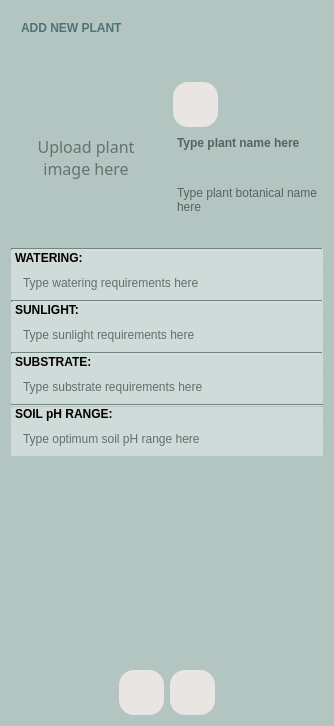
<?xml version="1.0" encoding="UTF-8"?>
<ui version="4.0">
 <class>Form_add</class>
 <widget class="QWidget" name="Form_add">
  <property name="geometry">
   <rect>
    <x>0</x>
    <y>0</y>
    <width>334</width>
    <height>726</height>
   </rect>
  </property>
  <property name="sizePolicy">
   <sizepolicy hsizetype="Minimum" vsizetype="Minimum">
    <horstretch>0</horstretch>
    <verstretch>0</verstretch>
   </sizepolicy>
  </property>
  <property name="windowTitle">
   <string>Form</string>
  </property>
  <property name="styleSheet">
   <string notr="true">background-color: #b2c5c0;</string>
  </property>
  <layout class="QVBoxLayout" name="verticalLayout">
   <item>
    <layout class="QHBoxLayout" name="horizontalLayout_2">
     <property name="sizeConstraint">
      <enum>QLayout::SetDefaultConstraint</enum>
     </property>
     <property name="bottomMargin">
      <number>15</number>
     </property>
     <item alignment="Qt::AlignLeft|Qt::AlignTop">
      <widget class="QLabel" name="label_about_add">
       <property name="sizePolicy">
        <sizepolicy hsizetype="Preferred" vsizetype="Preferred">
         <horstretch>0</horstretch>
         <verstretch>0</verstretch>
        </sizepolicy>
       </property>
       <property name="minimumSize">
        <size>
         <width>0</width>
         <height>50</height>
        </size>
       </property>
       <property name="styleSheet">
        <string notr="true">font: 13pt &quot;Candara&quot;;
font-weight:bold;
padding: 7px;
color: #4F7375</string>
       </property>
       <property name="text">
        <string>ADD NEW PLANT</string>
       </property>
       <property name="alignment">
        <set>Qt::AlignLeading|Qt::AlignLeft|Qt::AlignTop</set>
       </property>
      </widget>
     </item>
    </layout>
   </item>
   <item>
    <layout class="QHBoxLayout" name="horizontalLayout">
     <property name="spacing">
      <number>0</number>
     </property>
     <property name="sizeConstraint">
      <enum>QLayout::SetDefaultConstraint</enum>
     </property>
     <item alignment="Qt::AlignLeft">
      <widget class="QLabel" name="plant_image_add">
       <property name="sizePolicy">
        <sizepolicy hsizetype="Fixed" vsizetype="Preferred">
         <horstretch>0</horstretch>
         <verstretch>0</verstretch>
        </sizepolicy>
       </property>
       <property name="minimumSize">
        <size>
         <width>150</width>
         <height>150</height>
        </size>
       </property>
       <property name="font">
        <font>
         <family>Candara</family>
         <pointsize>12</pointsize>
         <weight>50</weight>
         <italic>false</italic>
         <bold>false</bold>
        </font>
       </property>
       <property name="styleSheet">
        <string notr="true">background-position: center; 
background-repeat: no-repeat; 
background-clip: border-box; 
border-radius: 40px;

color: #69716F;



 </string>
       </property>
       <property name="text">
        <string>Upload plant       image here</string>
       </property>
       <property name="scaledContents">
        <bool>false</bool>
       </property>
       <property name="alignment">
        <set>Qt::AlignCenter</set>
       </property>
       <property name="wordWrap">
        <bool>true</bool>
       </property>
      </widget>
     </item>
     <item>
      <layout class="QVBoxLayout" name="verticalLayout_2">
       <property name="spacing">
        <number>0</number>
       </property>
       <property name="sizeConstraint">
        <enum>QLayout::SetFixedSize</enum>
       </property>
       <item alignment="Qt::AlignLeft|Qt::AlignTop">
        <widget class="QPushButton" name="upload_plant_image_add">
         <property name="minimumSize">
          <size>
           <width>45</width>
           <height>45</height>
          </size>
         </property>
         <property name="maximumSize">
          <size>
           <width>45</width>
           <height>45</height>
          </size>
         </property>
         <property name="styleSheet">
          <string notr="true">QPushButton#upload_plant_image_add{
	background-color: #E9E5E3;
	border-radius: 15px;
	font: 12pt &quot;Candara&quot;;

	
}

QPushButton#upload_plant_image_add:hover{
	background-color: #D1CECC;
}

QPushButton#upload_plant_image_add:pressed{
	background-color: #E9E5E3;
	border: 4px solid #D1CECC;
	
}</string>
         </property>
         <property name="text">
          <string/>
         </property>
         <property name="icon">
          <iconset>
           <normaloff>upload.png</normaloff>upload.png</iconset>
         </property>
         <property name="iconSize">
          <size>
           <width>20</width>
           <height>20</height>
          </size>
         </property>
        </widget>
       </item>
       <item alignment="Qt::AlignBottom">
        <widget class="QTextEdit" name="plant_name_add">
         <property name="sizePolicy">
          <sizepolicy hsizetype="Preferred" vsizetype="Minimum">
           <horstretch>0</horstretch>
           <verstretch>0</verstretch>
          </sizepolicy>
         </property>
         <property name="minimumSize">
          <size>
           <width>0</width>
           <height>50</height>
          </size>
         </property>
         <property name="maximumSize">
          <size>
           <width>150</width>
           <height>50</height>
          </size>
         </property>
         <property name="styleSheet">
          <string notr="true">font: 13pt &quot;Candara&quot;;
font-weight: bold;
</string>
         </property>
         <property name="frameShape">
          <enum>QFrame::NoFrame</enum>
         </property>
         <property name="frameShadow">
          <enum>QFrame::Plain</enum>
         </property>
         <property name="placeholderText">
          <string>Type plant name here</string>
         </property>
        </widget>
       </item>
       <item alignment="Qt::AlignBottom">
        <widget class="QTextEdit" name="botanical_name_add">
         <property name="sizePolicy">
          <sizepolicy hsizetype="Preferred" vsizetype="Minimum">
           <horstretch>0</horstretch>
           <verstretch>0</verstretch>
          </sizepolicy>
         </property>
         <property name="maximumSize">
          <size>
           <width>150</width>
           <height>50</height>
          </size>
         </property>
         <property name="styleSheet">
          <string notr="true">border-radius: 1px;
font: 10pt &quot;Candara&quot;;
</string>
         </property>
         <property name="frameShape">
          <enum>QFrame::NoFrame</enum>
         </property>
         <property name="frameShadow">
          <enum>QFrame::Plain</enum>
         </property>
         <property name="placeholderText">
          <string>Type plant botanical name here</string>
         </property>
        </widget>
       </item>
      </layout>
     </item>
    </layout>
   </item>
   <item>
    <layout class="QVBoxLayout" name="verticalLayout_2_add">
     <property name="spacing">
      <number>0</number>
     </property>
     <property name="sizeConstraint">
      <enum>QLayout::SetDefaultConstraint</enum>
     </property>
     <property name="topMargin">
      <number>10</number>
     </property>
     <item>
      <widget class="Line" name="line">
       <property name="lineWidth">
        <number>2</number>
       </property>
       <property name="orientation">
        <enum>Qt::Horizontal</enum>
       </property>
      </widget>
     </item>
     <item>
      <widget class="QLabel" name="label">
       <property name="sizePolicy">
        <sizepolicy hsizetype="Preferred" vsizetype="Preferred">
         <horstretch>0</horstretch>
         <verstretch>0</verstretch>
        </sizepolicy>
       </property>
       <property name="maximumSize">
        <size>
         <width>16777215</width>
         <height>30</height>
        </size>
       </property>
       <property name="styleSheet">
        <string notr="true">background-color: #CFDBD8;
border-radius: 10px;
font: 11pt &quot;Candara&quot;;
font-weight: bold;
padding-left: 1px;
text-align: left;

</string>
       </property>
       <property name="text">
        <string>WATERING:</string>
       </property>
       <property name="textFormat">
        <enum>Qt::AutoText</enum>
       </property>
      </widget>
     </item>
     <item>
      <widget class="QLineEdit" name="watering_info_add">
       <property name="minimumSize">
        <size>
         <width>0</width>
         <height>35</height>
        </size>
       </property>
       <property name="styleSheet">
        <string notr="true">background-color: #CFDBD8;
border-radius: 1px;
font: 12pt &quot;Candara&quot;;
padding-left: 10px</string>
       </property>
       <property name="frame">
        <bool>false</bool>
       </property>
       <property name="placeholderText">
        <string>Type watering requirements here</string>
       </property>
      </widget>
     </item>
     <item>
      <widget class="Line" name="line_2">
       <property name="windowModality">
        <enum>Qt::NonModal</enum>
       </property>
       <property name="lineWidth">
        <number>2</number>
       </property>
       <property name="orientation">
        <enum>Qt::Horizontal</enum>
       </property>
      </widget>
     </item>
     <item>
      <widget class="QLabel" name="label_2">
       <property name="maximumSize">
        <size>
         <width>16777215</width>
         <height>30</height>
        </size>
       </property>
       <property name="styleSheet">
        <string notr="true">background-color: #CFDBD8;
border-radius: 10px;
font: 11pt &quot;Candara&quot;;
font-weight: bold;
padding-left: 1px;
text-align: left;</string>
       </property>
       <property name="text">
        <string>SUNLIGHT:</string>
       </property>
      </widget>
     </item>
     <item>
      <widget class="QLineEdit" name="sunlight_info_add">
       <property name="minimumSize">
        <size>
         <width>0</width>
         <height>35</height>
        </size>
       </property>
       <property name="styleSheet">
        <string notr="true">background-color: #CFDBD8;
border-radius: 1px;
font: 12pt &quot;Candara&quot;;
padding-left: 10px</string>
       </property>
       <property name="frame">
        <bool>false</bool>
       </property>
       <property name="placeholderText">
        <string>Type sunlight requirements here</string>
       </property>
      </widget>
     </item>
     <item>
      <widget class="Line" name="line_3">
       <property name="lineWidth">
        <number>2</number>
       </property>
       <property name="orientation">
        <enum>Qt::Horizontal</enum>
       </property>
      </widget>
     </item>
     <item>
      <widget class="QLabel" name="label_3">
       <property name="maximumSize">
        <size>
         <width>16777215</width>
         <height>30</height>
        </size>
       </property>
       <property name="styleSheet">
        <string notr="true">background-color: #CFDBD8;
border-radius: 10px;
font: 11pt &quot;Candara&quot;;
font-weight: bold;
padding-left: 1px;
text-align: left;</string>
       </property>
       <property name="text">
        <string>SUBSTRATE:</string>
       </property>
      </widget>
     </item>
     <item>
      <widget class="QLineEdit" name="substrate_info_add">
       <property name="minimumSize">
        <size>
         <width>0</width>
         <height>35</height>
        </size>
       </property>
       <property name="styleSheet">
        <string notr="true">background-color: #CFDBD8;
border-radius: 1px;
font: 12pt &quot;Candara&quot;;
padding-left: 10px</string>
       </property>
       <property name="text">
        <string/>
       </property>
       <property name="frame">
        <bool>false</bool>
       </property>
       <property name="placeholderText">
        <string>Type substrate requirements here</string>
       </property>
      </widget>
     </item>
     <item>
      <widget class="Line" name="line_4">
       <property name="frameShadow">
        <enum>QFrame::Sunken</enum>
       </property>
       <property name="lineWidth">
        <number>1</number>
       </property>
       <property name="orientation">
        <enum>Qt::Horizontal</enum>
       </property>
      </widget>
     </item>
     <item>
      <widget class="QLabel" name="label_4">
       <property name="minimumSize">
        <size>
         <width>0</width>
         <height>0</height>
        </size>
       </property>
       <property name="maximumSize">
        <size>
         <width>16777215</width>
         <height>30</height>
        </size>
       </property>
       <property name="styleSheet">
        <string notr="true">background-color: #CFDBD8;
border-radius: 10px;
font: 11pt &quot;Candara&quot;;
font-weight: bold;
padding-left: 1px;
text-align: left;</string>
       </property>
       <property name="text">
        <string>SOIL pH RANGE:</string>
       </property>
      </widget>
     </item>
     <item>
      <widget class="QLineEdit" name="ph_info_add">
       <property name="minimumSize">
        <size>
         <width>0</width>
         <height>35</height>
        </size>
       </property>
       <property name="styleSheet">
        <string notr="true">background-color: #CFDBD8;
border-radius: 1px;
font: 12pt &quot;Candara&quot;;
padding-left: 10px</string>
       </property>
       <property name="frame">
        <bool>false</bool>
       </property>
       <property name="placeholderText">
        <string>Type optimum soil pH range here</string>
       </property>
      </widget>
     </item>
     <item>
      <spacer name="verticalSpacer">
       <property name="orientation">
        <enum>Qt::Vertical</enum>
       </property>
       <property name="sizeHint" stdset="0">
        <size>
         <width>20</width>
         <height>40</height>
        </size>
       </property>
      </spacer>
     </item>
     <item>
      <widget class="QLabel" name="info_add">
       <property name="styleSheet">
        <string notr="true">font: 13pt &quot;Candara&quot;;
padding: 7px;
color: #BD523F;
qproperty-alignment: AlignCenter;</string>
       </property>
       <property name="text">
        <string/>
       </property>
       <property name="wordWrap">
        <bool>true</bool>
       </property>
      </widget>
     </item>
     <item>
      <layout class="QHBoxLayout" name="horizontalLayout_3">
       <property name="spacing">
        <number>6</number>
       </property>
       <property name="topMargin">
        <number>0</number>
       </property>
       <item alignment="Qt::AlignRight|Qt::AlignTop">
        <widget class="QPushButton" name="discard_button_add">
         <property name="minimumSize">
          <size>
           <width>45</width>
           <height>45</height>
          </size>
         </property>
         <property name="maximumSize">
          <size>
           <width>45</width>
           <height>45</height>
          </size>
         </property>
         <property name="styleSheet">
          <string notr="true">QPushButton#discard_button_add{
	background-color: #E9E5E3;
	border-radius: 15px;
	font: 12pt &quot;Candara&quot;;


	
}

QPushButton#discard_button_add:hover{
	background-color: #D1CECC;
}

QPushButton#discard_button_add:pressed{
	background-color: #E9E5E3;
	border: 4px solid #D1CECC;
	
}</string>
         </property>
         <property name="text">
          <string/>
         </property>
         <property name="icon">
          <iconset>
           <normaloff>close.png</normaloff>close.png</iconset>
         </property>
         <property name="iconSize">
          <size>
           <width>28</width>
           <height>25</height>
          </size>
         </property>
        </widget>
       </item>
       <item alignment="Qt::AlignLeft|Qt::AlignTop">
        <widget class="QPushButton" name="save_button_add">
         <property name="minimumSize">
          <size>
           <width>45</width>
           <height>45</height>
          </size>
         </property>
         <property name="maximumSize">
          <size>
           <width>45</width>
           <height>45</height>
          </size>
         </property>
         <property name="styleSheet">
          <string notr="true">QPushButton#save_button_add{
	background-color: #E9E5E3;
	border-radius: 15px;
	font: 12pt &quot;Candara&quot;;
	
}

QPushButton#save_button_add:hover{
	background-color: #D1CECC;
}

QPushButton#save_button_add:pressed{
	background-color: #E9E5E3;
	border: 4px solid #D1CECC;
	
}</string>
         </property>
         <property name="text">
          <string/>
         </property>
         <property name="icon">
          <iconset>
           <normaloff>check.png</normaloff>check.png</iconset>
         </property>
         <property name="iconSize">
          <size>
           <width>25</width>
           <height>25</height>
          </size>
         </property>
        </widget>
       </item>
      </layout>
     </item>
    </layout>
   </item>
  </layout>
 </widget>
 <resources>
  <include location="pyflora.qrc"/>
 </resources>
 <connections/>
</ui>
